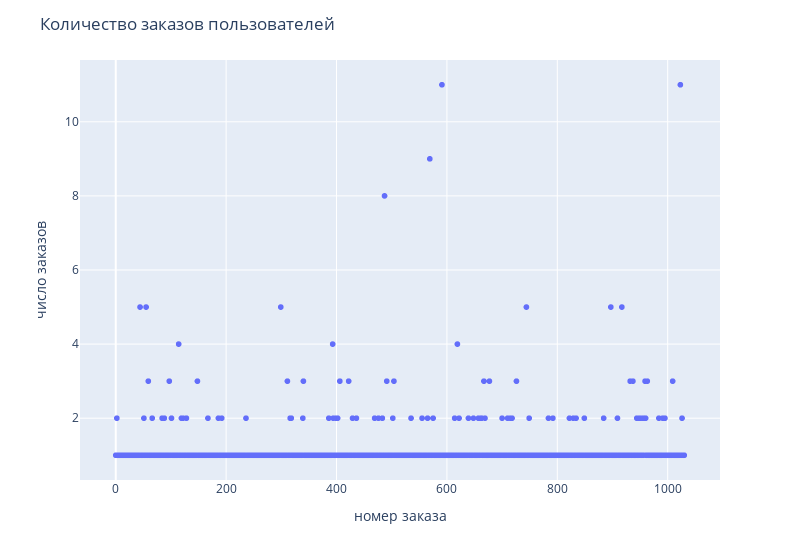

The notebook cell saved with this chart:
### Markdown cell above
Строим график

### Code cell
fig = px.scatter(count_orders,
                 y='count_orders',
                 labels={
                         'count_orders': 'число заказов',
                         'index': 'номер заказа'
                         }
                 )

fig.update_layout(width=800,
                  title='Количество заказов пользователей')
iplot(fig)

### Figure 1 — Plotly figure (JSON) as saved in the notebook; plotly's stock layout.template omitted (floating-point values rounded to 4 significant figures; data arrays with more than 128 entries replaced by an {"elided": "..."} marker saying what was removed)
{"data": [{"hovertemplate": "номер заказа=%{x}<br>число заказов=%{y}<extra></extra>", "legendgroup": "", "marker": {"color": "#636efa", "symbol": "circle"}, "mode": "markers", "name": "", "showlegend": false, "type": "scattergl", "x": {"elided": "1031 int values"}, "xaxis": "x", "y": {"elided": "1031 int values"}, "yaxis": "y"}], "layout": {"legend": {"tracegroupgap": 0}, "margin": {"t": 60}, "title": {"text": "Количество заказов пользователей"}, "width": 800, "xaxis": {"anchor": "y", "domain": [0, 1], "title": {"text": "номер заказа"}}, "yaxis": {"anchor": "x", "domain": [0, 1], "title": {"text": "число заказов"}}}}
